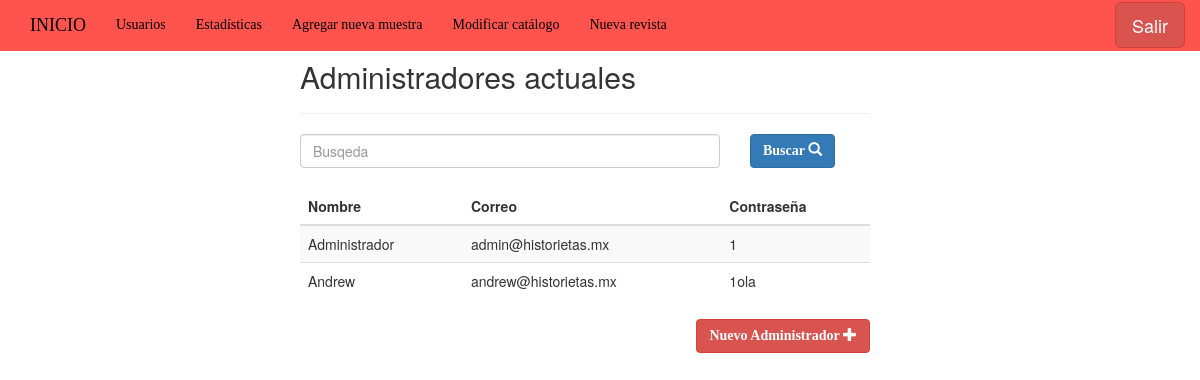
Page /admin/WebMaster.php?modulo=usuarios (signed in) on the committed database.
### tables this page shows
CREATE TABLE `administrador` (
  `id_usuario` int(11) NOT NULL,
  `nombre_usuario` varchar(70) NOT NULL,
  `correo_usuario` varchar(70) NOT NULL,
  `contrasena` varchar(70) NOT NULL
);

### controladores/datos/ConexionBD.php (called while the page is built, shortened)
<?php
    class ConexionBD
    {
        private static $db = null;
        private static $pdo;
        public static function obtenerInstancia()   {
            if (self::$db === null) {
                self::$db = new self();
            }
            return self::$db;
        }
        public function obtenerBD()     {
            if (self::$pdo == null)     {
                self::$pdo = new PDO(
                    'mysql:dbname=' . BASE_DE_DATOS .
                    ';host=' . NOMBRE_HOST . ";",
                    USUARIO, CONTRASENA,
                    array(PDO::MYSQL_ATTR_INIT_COMMAND => "SET NAMES utf8")
                );
                self::$pdo->setAttribute(PDO::ATTR_ERRMODE, PDO::ERRMODE_EXCEPTION);
            }
            return self::$pdo;
        }
}
?>

### admin/class/Usuarios.php (the view, shortened to what this page needs)
<?php
	class Usuarios{
		private $pdo;
		function Usuarios(){
			$this->pdo = ConexionBD::obtenerInstancia()->obtenerBD();
		}
		function  showAdministradores($parametro){
			$parametro .="%";
			if($parametro != ""){
				$query = "SELECT nombre_usuario,correo_usuario,contrasena FROM administrador WHERE  correo_usuario LIKE ?  or nombre_usuario LIKE ?";
				$ejecuta = $this->pdo->prepare($query);
				$ejecuta->bindParam(1,$parametro);
				$ejecuta->bindParam(2,$parametro);
			}else{
				$query = "SELECT nombre_usuario,correo_usuario,contrasena FROM administrador";
				$ejecuta = $this->pdo->prepare($query);
			}
			$ejecuta->execute();
			$rs =  $ejecuta->fetchAll();
			$finalContent = "";
			foreach ($rs as $row) {
				$nombre_usuario = $row['nombre_usuario'];
				$correo_usuario = $row['correo_usuario'];
				$contrasena = $row['contrasena'];
				$finalContent .= "<tr><td>".$nombre_usuario."</td><td>".$correo_usuario."</td><td>".$contrasena."</td></tr>";
			}
			return $finalContent;
		}
	}
 ?>

### rows in the picture
administrador: nombre_usuario "Administrador", correo_usuario "admin@historietas.mx", contrasena "1"
administrador: nombre_usuario "Andrew", correo_usuario "andrew@historietas.mx", contrasena "1ola"
